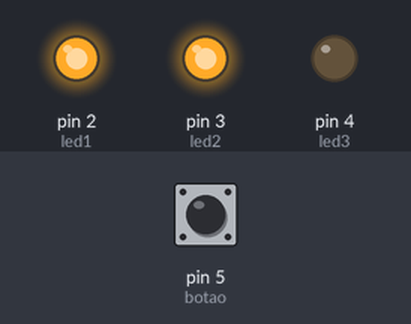
The sketch below on a simulated Arduino Uno, built with avr-gcc and run on an emulated ATmega328P. On the bench: output pins drawn as LEDs (lit = HIGH). The test bench sets the inputs (shaded band); at power-on: pin 5 (botao) HIGH.

Above: at 1.2 s.
1.3 s: pin 5 (botao) pulled LOW for 0.15 s
At 1.37 s:
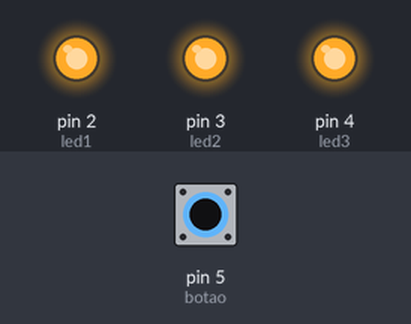
2.9 s: pin 5 (botao) pulled LOW for 1 s
At 4.7 s:
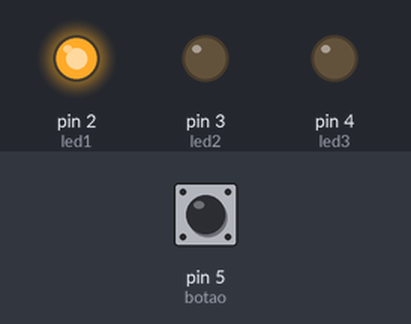
5.4 s: pin 5 (botao) pulled LOW for 3.2 s
At 5.8 s:
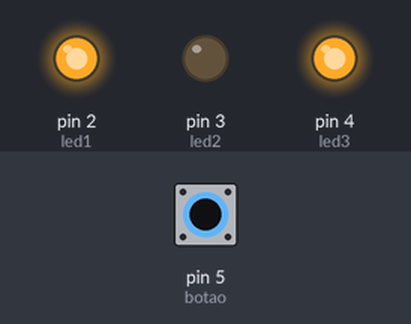
Timing chart, 0 to 16.1 s (numbered marks = the images above; inputs shaded):
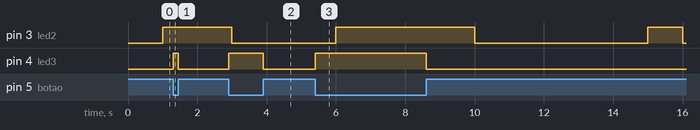

Measured:
- after the input at 1.3 s, pin 4 (led3): LOW → HIGH at once, → LOW 0.15 s later
- after the input at 2.9 s, pin 4 (led3): LOW → HIGH at once, → LOW 1.0 s later
- after the input at 5.4 s, pin 4 (led3): LOW → HIGH at once, → LOW 3.2 s later

The sketch:

LED_Lustre1.ino
```cpp
// ==== Pinos ====
int led1 = 2;     // Sempre ligado
int led2 = 3;     // Oscila tempo
int led3 = 4;     // Acende com botão
int botao = 5;    // Botão

// ==== Variáveis para o LED oscilante ====
unsigned long tempoAnterior = 0;
unsigned long intervalo = 1000; // Começa em 1 segundo
bool estadoLed2 = LOW;

void setup() {
  pinMode(led1, OUTPUT);
  pinMode(led2, OUTPUT);
  pinMode(led3, OUTPUT);
  pinMode(botao, INPUT_PULLUP);  // botão com resistor interno

  // LED 1 já começa ligado
  digitalWrite(led1, HIGH);
}

void loop() {

  // ===== LED 2: Pisca variando de 1s até 5s =====
  unsigned long tempoAtual = millis();

  if (tempoAtual - tempoAnterior >= intervalo) {
    tempoAnterior = tempoAtual;

    // Alterna o LED
    estadoLed2 = !estadoLed2;
    digitalWrite(led2, estadoLed2);

    // Aumenta o tempo do pisca de 1s → 5s
    intervalo += 1000;

    // Reinicia o ciclo
    if (intervalo > 5000) {
      intervalo = 1000;
    }
  }

  // ===== LED 3: Controlado pelo botão =====
  if (digitalRead(botao) == LOW) { // Botão pressionado
    digitalWrite(led3, HIGH);
  } else {
    digitalWrite(led3, LOW);
  }
}
```
